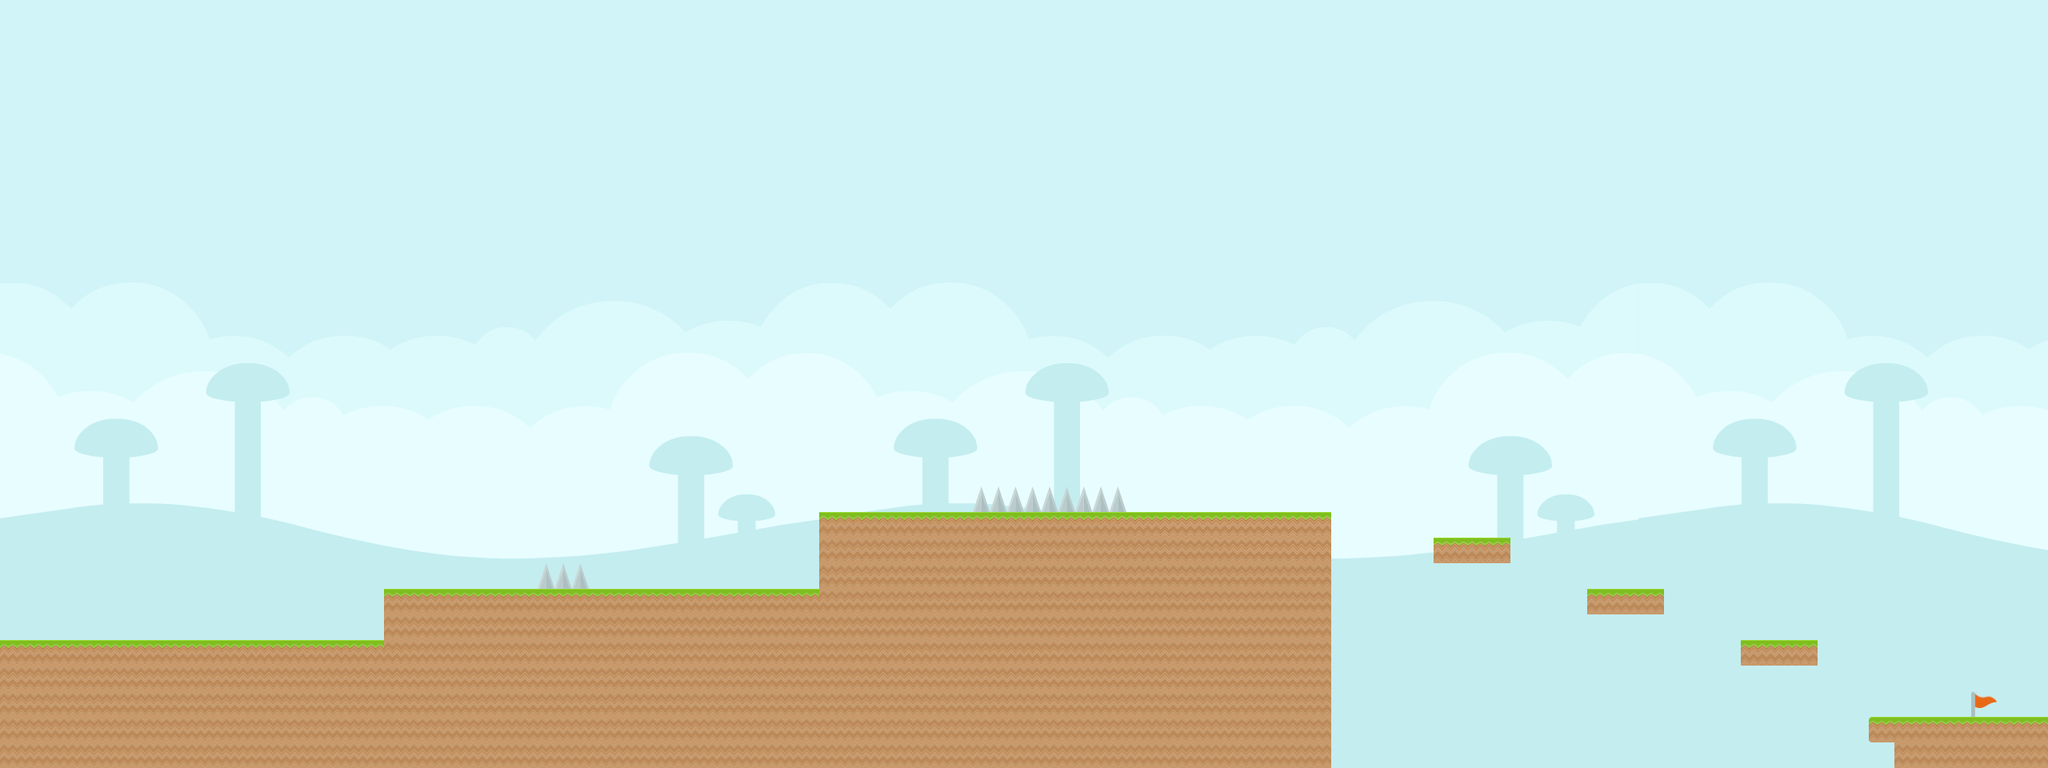

A level layout from a 2D game, rendered from its tile map. Below: a short description, then the map file with tile-grid data replaced by summaries:
An orthogonal 80x30 tile map with 32x32 px tiles, 2 tile layers (Background, Tile Layer 1), 3 tilesets and 15 objects (Spawnpoint, Goal).

<map version="1.0" orientation="orthogonal" renderorder="right-down" width="80" height="30" tilewidth="32" tileheight="32" nextobjectid="27">
 <tileset firstgid="1" name="platform" tilewidth="32" tileheight="32">
  <tile id="0">
   <image width="32" height="32" source="platforms/grassLeft.png" />
  </tile>
  <tile id="1">
   <image width="32" height="32" source="platforms/grassMid.png" />
  </tile>
  <tile id="2">
   <image width="32" height="32" source="platforms/grassRight.png" />
  </tile>
  <tile id="3">
   <image width="32" height="32" source="platforms/ground.png" />
  </tile>
 </tileset>
 <tileset firstgid="5" name="Objects" tilewidth="32" tileheight="32">
  <tile id="0">
   <image width="32" height="32" source="objects/goal1.png" />
  </tile>
  <tile id="1">
   <image width="32" height="32" source="objects/goal2.png" />
  </tile>
  <tile id="2">
   <image width="32" height="32" source="objects/spikeLeft.png" />
  </tile>
  <tile id="3">
   <image width="32" height="32" source="objects/spikeRight.png" />
  </tile>
 </tileset>
 <tileset firstgid="9" name="background" tilewidth="32" tileheight="32">
  <image source="backgrounds/blue_shroom.png" width="1024" height="1024" />
 </tileset>
 <layer name="Background" width="80" height="30">
  <data>[2400 cells, 2400 non-empty, 960 distinct tile ids]</data>
 </layer>
 <layer name="Tile Layer 1" width="80" height="30">
  <data>[2400 cells, 425 non-empty, 6 distinct tile ids]</data>
 </layer>
 <objectgroup name="Platform">
  <object id="4" x="1792" y="672" width="96" height="31.6667" />
  <object id="5" x="1983.67" y="736" width="95.8333" height="31.5" />
  <object id="6" x="2176" y="800.333" width="95.6667" height="31.3333" />
  <object id="7" x="2336" y="896.333" width="223.333" height="31" />
  <object id="8" x="2368" y="928.333" width="191" height="30.6667" />
  <object id="9" x="0" y="801" width="479.5" height="31" />
  <object id="10" x="480" y="768" width="32" height="64" />
  <object id="12" x="480" y="736" width="543.75" height="31.9091" />
  <object id="16" x="1024" y="640" width="640" height="32" />
  <object id="21" x="1024" y="672" width="32" height="96" />
  <object id="23" x="1632" y="672" width="32" height="286" />
 </objectgroup>
 <objectgroup name="Points">
  <object id="25" name="Spawnpoint" x="32" y="767" width="32" height="32">
   <ellipse />
  </object>
  <object id="26" name="Goal" x="2463.5" y="864.5" width="32" height="32" />
 </objectgroup>
 <objectgroup name="Spike">
  <object id="1" x="1215.5" y="639.5">
   <polygon points="0,0 10,-31.5 183.5,-31 192,-0.5" />
  </object>
  <object id="2" x="672" y="736">
   <polygon points="0,0 10.5,-31 54,-31.5 63,-0.5" />
  </object>
 </objectgroup>
</map>
